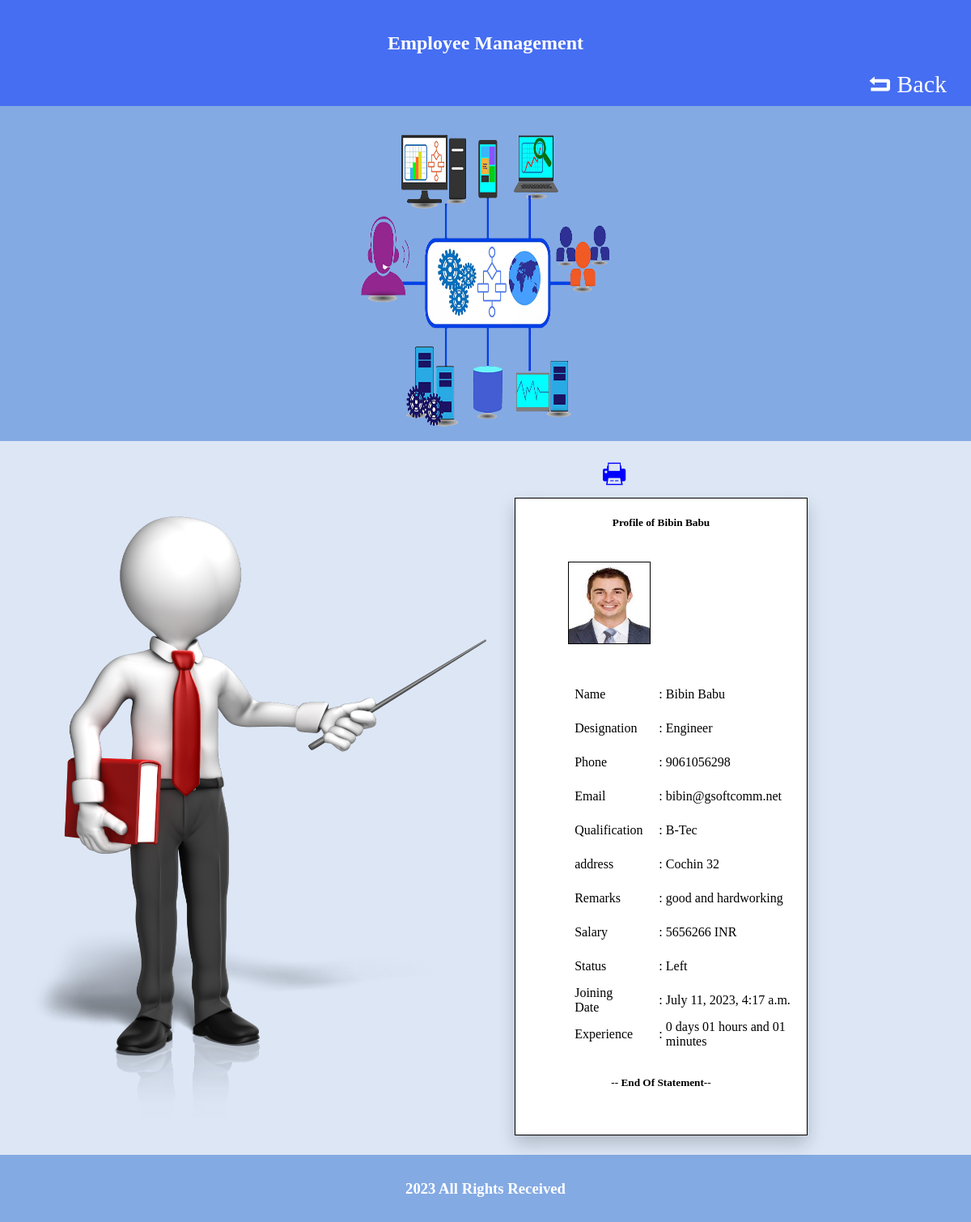
Page /details/16/ (signed in) on the committed database.
### app/models.py (models this page shows, shortened)
class Employee(models.Model):
    employee_name = models.CharField(max_length=100)
    photo = models.ImageField(upload_to='pics')
    designation = models.CharField(max_length=150)
    qualification = models.CharField(max_length=150)
    address = models.CharField(max_length=150)
    remarks = models.TextField(default='')
    salary = models.IntegerField()
    Status = models.BooleanField(default=False)
    created = models.DateTimeField(auto_now_add=True)
    phone = models.IntegerField()
    email = models.EmailField()

### app/views.py (the view)
# urls.py: path('details/<int:pk>/', Details.as_view(), name='details'),
class Details(LoginRequiredMixin, DetailView):
    model = Employee
    template_name = 'details.html'

### app/templatetags/custom_filters.py (called while the page is built)
@register.filter
def calculate_experience(created):
    now = timezone.now()
    experience = now - created
    days = experience.days
    hours, remainder = divmod(experience.seconds, 3600)
    minutes, seconds = divmod(remainder, 60)
    return f" {days} days {hours:02d} hours and {minutes:02d}  minutes"

### app/templates/details.html (shortened to what this page needs)
{% load static %}
{% load custom_filters %}
<!DOCTYPE html>
<html lang="en">
<head>
    <link rel="stylesheet" href="/media/font/fontello.css" type="text/css">
</head>
<body style=" background-color: #dce6f5; margin: 0;">
<nav style=" width: 100%; background: #466EF2; padding-top: 20px; padding-bottom: 10px; text-align: right; padding">
<h1 style="color: white; text-align: center;">Employee Management</h1>
    <a href="{% url 'employee' %}"class="icon-back" >Back </a>
</nav>
<section style=" width: 100%; background: #84aae3; padding-top: 5px; padding-bottom: 5px; text-align: center; ">
    <img src="/media/images/emp3.png" alt="img" height="400px;" width="30%">
</section>
<div style="text-align: right; margin-right: 35%; font-size: 30px;color: blue;cursor: pointer; margin-top: 2%; ">
    <butto class="icon-print" id="details"  onclick="printform('print')"></butto>
</div>
<div style="display: flex;">
    <img src="/media/images/profile.png" alt="img" width="600px" height="800px" style="margin-left: 3%; ">
<form action="post" style="width: 30%; border: 1px solid black; margin-top: 1%;background: white; box-shadow: 0 10px 20px rgba(0, 0, 0, 0.2);" id="print" >
    <h5 style="text-align: center">Profile of {{employee.employee_name}}</h5>
   <span><img src="{{employee.photo.url}}" alt="Img" height="100px" width="100px" style="border: 1px black solid; margin-left:18%; margin-top: 5% ;margin-bottom: 10%;"></span>
    <table width="100%" style="padding-bottom: 2%;">
          <tr ><td>Name </td><td>:</td><td>{{employee.employee_name}} </td></tr>
          <tr ><td>Designation </td><td>:</td><td>{{employee.designation}}</td></tr>
          <tr ><td>Phone </td><td>:</td><td>{{employee.phone}}</td></tr>
          <tr ><td>Email </td><td>:</td><td>{{employee.email}}</td></tr>
          <tr ><td>Qualification </td><td>:</td><td>{{employee.qualification}}</td></tr>
          <tr ><td>address</td><td>:</td><td>{{employee.address}}</td></tr>
          <tr ><td>Remarks</td><td>:</td><td>{{employee.remarks}}</td></tr>
          <tr ><td>Salary  </td><td>:</td><td>{{employee.salary }} INR</td></tr>
          <tr ><td>Status</td><td>:</td><td>{% if employee.Status %} Working {% else %} Left {% endif %}</td></tr>
          <tr ><td>Joining Date</td><td>:</td><td>{{employee.created}}</td></tr>
           <tr><td>Experience</td><td>:</td><td>{{ employee.created|calculate_experience }}</td></tr>
    </table>
    <h5 style="text-align: center">-- End Of Statement--</h5>
</form>
</div>
<footer>
    <div style="background: #84aae3; text-align: center;color: white; margin-top: 2%; padding-top: 1%;padding-bottom: 1%;">
        <h3 >2023 All Rights Received</h3>
    </div>
</footer>
</body>
</html>

### app/templates/details.html (style rules this page uses)
td { padding-left: 20%; }
table tr { height: 40px; }
.icon-back { font-size: 30px; color: white; text-decoration: none; margin-right: 30px; }

### rows in the picture
Employee: employee_name "Bibin Babu", photo (picture), designation "Engineer", phone "9061056298", email "bibin@gsoftcomm.net", qualification "B-Tec", address "Cochin 32", remarks "good and hardworking", salary "5656266", created "July 11, 2023, 4:17 a.m.", created|calculate_experience "0 days 01 hours and 01 minutes"
